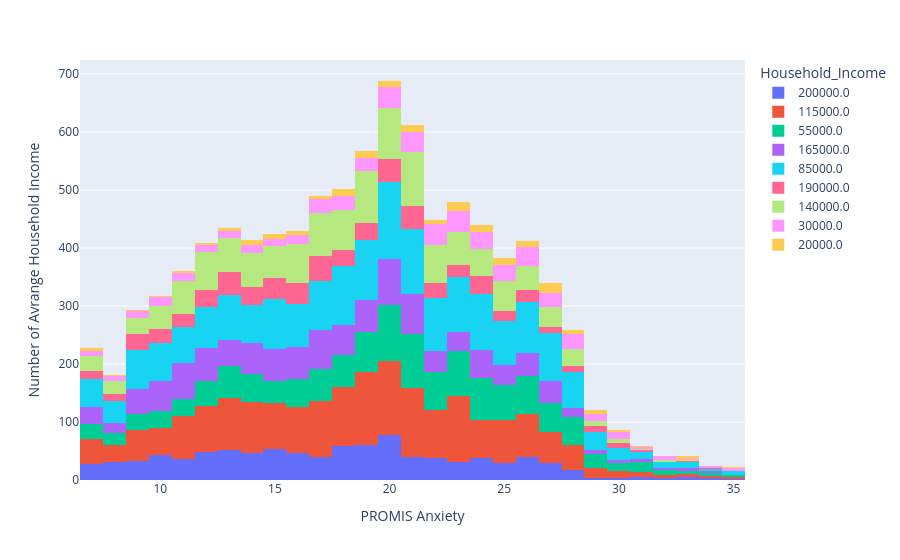

Here is the notebook cell this chart was saved with:
### Code cell
import plotly.express as px

categories = df['Household_Income'].unique()

fig = px.histogram(df, x="PROMIS_Anxiety", y="Household_Income", color="Household_Income",
                   histfunc='count',
                   hover_data=df.columns)
fig.update_layout(
    xaxis_title="PROMIS Anxiety",
    yaxis_title="Number of Avrange Household Income"
)

fig.show()

### Figure 1 — Plotly figure (JSON) as saved in the notebook; plotly's stock layout.template omitted (floating-point values rounded to 4 significant figures; data arrays with more than 128 entries replaced by an {"elided": "..."} marker saying what was removed)
{"data": [{"alignmentgroup": "True", "bingroup": "x", "histfunc": "count", "hovertemplate": "Household_Income=200000.0<br>PROMIS_Anxiety=%{x}<br>count=%{y}<extra></extra>", "legendgroup": "200000.0", "marker": {"color": "#636efa", "pattern": {"shape": ""}}, "name": "200000.0", "offsetgroup": "200000.0", "orientation": "v", "showlegend": true, "type": "histogram", "x": {"elided": "977 int values"}, "xaxis": "x", "y": {"elided": "977 int values"}, "yaxis": "y"}, {"alignmentgroup": "True", "bingroup": "x", "histfunc": "count", "hovertemplate": "Household_Income=115000.0<br>PROMIS_Anxiety=%{x}<br>count=%{y}<extra></extra>", "legendgroup": "115000.0", "marker": {"color": "#EF553B", "pattern": {"shape": ""}}, "name": "115000.0", "offsetgroup": "115000.0", "orientation": "v", "showlegend": true, "type": "histogram", "x": {"elided": "1886 int values"}, "xaxis": "x", "y": {"elided": "1886 int values"}, "yaxis": "y"}, {"alignmentgroup": "True", "bingroup": "x", "histfunc": "count", "hovertemplate": "Household_Income=55000.0<br>PROMIS_Anxiety=%{x}<br>count=%{y}<extra></extra>", "legendgroup": "55000.0", "marker": {"color": "#00cc96", "pattern": {"shape": ""}}, "name": "55000.0", "offsetgroup": "55000.0", "orientation": "v", "showlegend": true, "type": "histogram", "x": {"elided": "1348 int values"}, "xaxis": "x", "y": {"elided": "1348 int values"}, "yaxis": "y"}, {"alignmentgroup": "True", "bingroup": "x", "histfunc": "count", "hovertemplate": "Household_Income=165000.0<br>PROMIS_Anxiety=%{x}<br>count=%{y}<extra></extra>", "legendgroup": "165000.0", "marker": {"color": "#ab63fa", "pattern": {"shape": ""}}, "name": "165000.0", "offsetgroup": "165000.0", "orientation": "v", "showlegend": true, "type": "histogram", "x": {"elided": "1115 int values"}, "xaxis": "x", "y": {"elided": "1115 int values"}, "yaxis": "y"}, {"alignmentgroup": "True", "bingroup": "x", "histfunc": "count", "hovertemplate": "Household_Income=85000.0<br>PROMIS_Anxiety=%{x}<br>count=%{y}<extra></extra>", "legendgroup": "85000.0", "marker": {"color": "#19d3f3", "pattern": {"shape": ""}}, "name": "85000.0", "offsetgroup": "85000.0", "orientation": "v", "showlegend": true, "type": "histogram", "x": {"elided": "2006 int values"}, "xaxis": "x", "y": {"elided": "2006 int values"}, "yaxis": "y"}, {"alignmentgroup": "True", "bingroup": "x", "histfunc": "count", "hovertemplate": "Household_Income=190000.0<br>PROMIS_Anxiety=%{x}<br>count=%{y}<extra></extra>", "legendgroup": "190000.0", "marker": {"color": "#FF6692", "pattern": {"shape": ""}}, "name": "190000.0", "offsetgroup": "190000.0", "orientation": "v", "showlegend": true, "type": "histogram", "x": {"elided": "641 int values"}, "xaxis": "x", "y": {"elided": "641 int values"}, "yaxis": "y"}, {"alignmentgroup": "True", "bingroup": "x", "histfunc": "count", "hovertemplate": "Household_Income=140000.0<br>PROMIS_Anxiety=%{x}<br>count=%{y}<extra></extra>", "legendgroup": "140000.0", "marker": {"color": "#B6E880", "pattern": {"shape": ""}}, "name": "140000.0", "offsetgroup": "140000.0", "orientation": "v", "showlegend": true, "type": "histogram", "x": {"elided": "1315 int values"}, "xaxis": "x", "y": {"elided": "1315 int values"}, "yaxis": "y"}, {"alignmentgroup": "True", "bingroup": "x", "histfunc": "count", "hovertemplate": "Household_Income=30000.0<br>PROMIS_Anxiety=%{x}<br>count=%{y}<extra></extra>", "legendgroup": "30000.0", "marker": {"color": "#FF97FF", "pattern": {"shape": ""}}, "name": "30000.0", "offsetgroup": "30000.0", "orientation": "v", "showlegend": true, "type": "histogram", "x": {"elided": "561 int values"}, "xaxis": "x", "y": {"elided": "561 int values"}, "yaxis": "y"}, {"alignmentgroup": "True", "bingroup": "x", "histfunc": "count", "hovertemplate": "Household_Income=20000.0<br>PROMIS_Anxiety=%{x}<br>count=%{y}<extra></extra>", "legendgroup": "20000.0", "marker": {"color": "#FECB52", "pattern": {"shape": ""}}, "name": "20000.0", "offsetgroup": "20000.0", "orientation": "v", "showlegend": true, "type": "histogram", "x": {"elided": "219 int values"}, "xaxis": "x", "y": {"elided": "219 int values"}, "yaxis": "y"}], "layout": {"barmode": "relative", "legend": {"title": {"text": "Household_Income"}, "tracegroupgap": 0}, "margin": {"t": 60}, "xaxis": {"anchor": "y", "domain": [0, 1], "title": {"text": "PROMIS Anxiety"}}, "yaxis": {"anchor": "x", "categoryarray": [20000, 30000, 140000, 190000, 85000, null, 165000, 55000, 115000, 200000], "categoryorder": "array", "domain": [0, 1], "title": {"text": "Number of Avrange Household Income"}}}}
